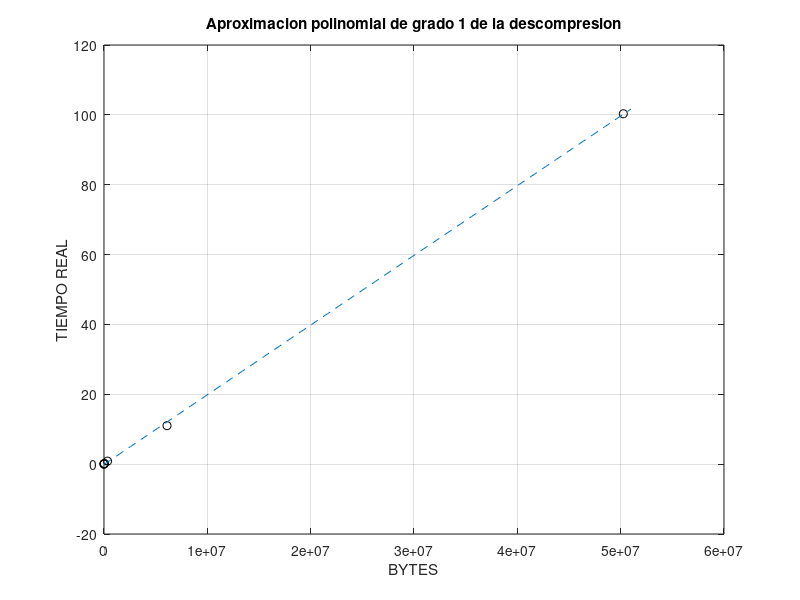

This chart was generated by the following MATLAB code:
%x = [728 1340 14548 27308 341634 6213103 50508622];
x = [433 706 14533 27243 340895 6098984 50256396];
y = [0.0094749928 0.0125579834 0.1553800106 0.1730871201 0.8643288612 11.0158841610 100.3086550236];

n2=1;
p2=polyfit(x,y,n2);

xi=linspace(100, 51000000, 100);
z2=polyval(p2, xi);

figure(1);
grid;
plot(x, y, 'ko');
hold on
plot(xi, z2, '--');
hold off
grid;
ylabel('TIEMPO REAL');
xlabel('BYTES');
title('Aproximacion polinomial de grado 1 de la descompresion');